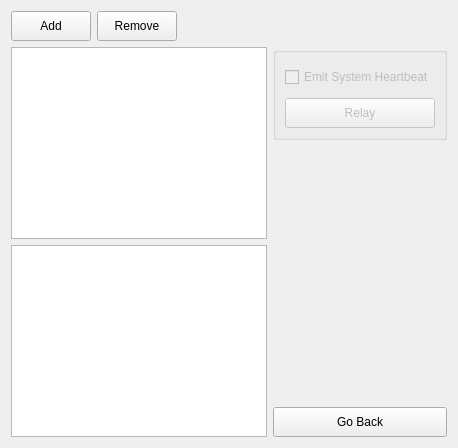
      <widget class="QWidget" name="page_communcation_pannel">
       <layout class="QVBoxLayout" name="verticalLayout_9">
        <item>
         <layout class="QHBoxLayout" name="horizontalLayout_13">
          <item>
           <widget class="QPushButton" name="btn_add_comm">
            <property name="minimumSize">
             <size>
              <width>0</width>
              <height>30</height>
             </size>
            </property>
            <property name="text">
             <string>Add</string>
            </property>
           </widget>
          </item>
          <item>
           <widget class="QPushButton" name="btn_remove_comm">
            <property name="minimumSize">
             <size>
              <width>0</width>
              <height>30</height>
             </size>
            </property>
            <property name="text">
             <string>Remove</string>
            </property>
           </widget>
          </item>
          <item>
           <spacer name="horizontalSpacer_27">
            <property name="orientation">
             <enum>Qt::Horizontal</enum>
            </property>
            <property name="sizeHint" stdset="0">
             <size>
              <width>40</width>
              <height>20</height>
             </size>
            </property>
           </spacer>
          </item>
         </layout>
        </item>
        <item>
         <layout class="QHBoxLayout" name="horizontalLayout_14">
          <item>
           <layout class="QVBoxLayout" name="verticalLayout_13">
            <item>
             <widget class="QListWidget" name="list_connections">
              <property name="editTriggers">
               <set>QAbstractItemView::NoEditTriggers</set>
              </property>
              <property name="showDropIndicator" stdset="0">
               <bool>true</bool>
              </property>
              <property name="selectionBehavior">
               <enum>QAbstractItemView::SelectItems</enum>
              </property>
             </widget>
            </item>
            <item>
             <widget class="QTextBrowser" name="txt_port_info"/>
            </item>
           </layout>
          </item>
          <item>
           <layout class="QVBoxLayout" name="verticalLayout_8">
            <item>
             <widget class="QGroupBox" name="groupBox_connection_ctrl">
              <property name="enabled">
               <bool>false</bool>
              </property>
              <property name="title">
               <string/>
              </property>
              <layout class="QVBoxLayout" name="verticalLayout_5">
               <item>
                <widget class="QCheckBox" name="checkBox_emit_system_heartbeat">
                 <property name="minimumSize">
                  <size>
                   <width>0</width>
                   <height>30</height>
                  </size>
                 </property>
                 <property name="text">
                  <string>Emit System Heartbeat</string>
                 </property>
                </widget>
               </item>
               <item>
                <widget class="QPushButton" name="btn_relay">
                 <property name="minimumSize">
                  <size>
                   <width>0</width>
                   <height>30</height>
                  </size>
                 </property>
                 <property name="text">
                  <string>Relay</string>
                 </property>
                </widget>
               </item>
              </layout>
             </widget>
            </item>
            <item>
             <spacer name="verticalSpacer">
              <property name="orientation">
               <enum>Qt::Vertical</enum>
              </property>
              <property name="sizeHint" stdset="0">
               <size>
                <width>20</width>
                <height>40</height>
               </size>
              </property>
             </spacer>
            </item>
            <item>
             <widget class="QPushButton" name="btn_c2t_go_back_comms">
              <property name="minimumSize">
               <size>
                <width>0</width>
                <height>30</height>
               </size>
              </property>
              <property name="text">
               <string>Go Back</string>
              </property>
             </widget>
            </item>
           </layout>
          </item>
         </layout>
        </item>
       </layout>
      </widget>
